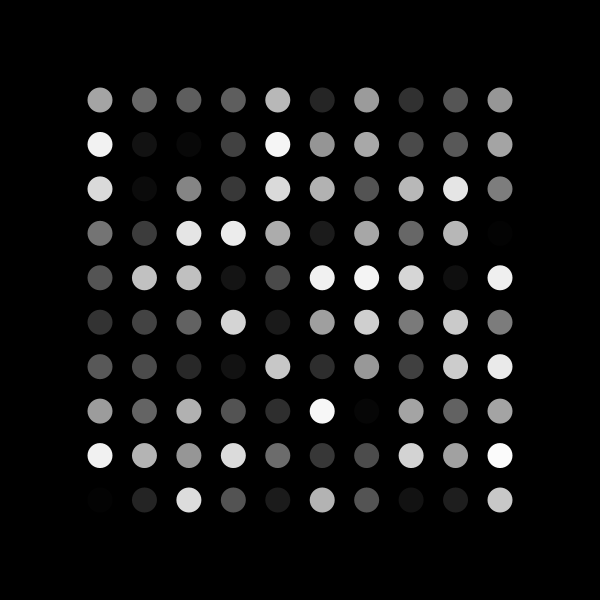
Frame 1 (no input)
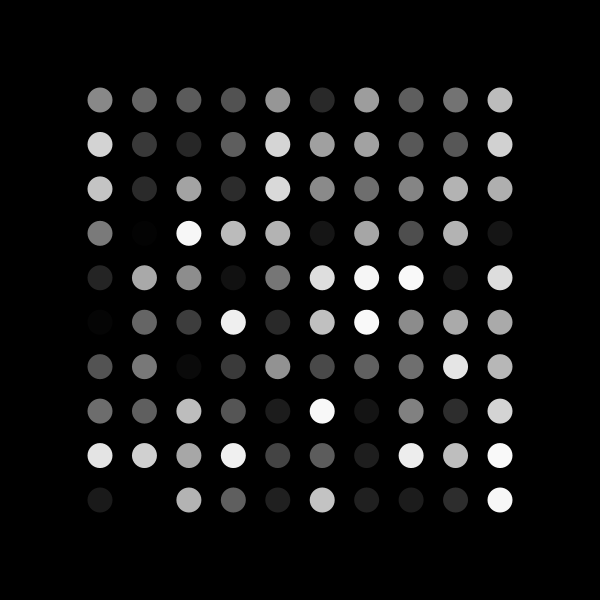
Frame 60 (the mouse pressed at the canvas centre just before this capture)
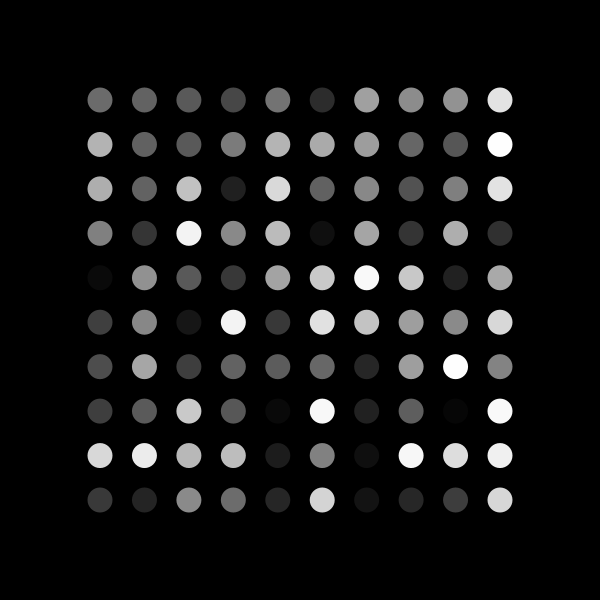
Frame 120 (the mouse held since frame 60 and released just before this capture)

The Processing sketch that drew these frames (run headless with seeded random() and noise(); from frame 60 on, the mouse is pressed at the canvas centre):

// Processing sketch: sketch_8
// ── sketch_8.pde
// this program draws a line of ellipses to the
// screen that change their color over time.
// replace the 1 dimensional array with a 
// 2 dimensional array and draw it to the screen
// as shown in the example gif. Everything already 
// works, all you have to do is add a dimension.

int cols = 10;
int rows = 10;

float[][] x = new float[cols][rows];
float[][] y = new float[cols][rows];
float[][] col = new float[cols][rows];
float[][] rate = new float[cols][rows];

void setup() {
  size(600, 600);
  for (int i = 0; i < cols; i++) {
    for (int j = 0; j < rows; j++) {
      x[i][j] = map(i, 0, cols - 1, 100, 500);
      y[i][j] = map(j, 0, cols - 1, 100, 500);
      col[i][j] = random(255);
      rate[i][j] = random(-1, 1);
    }
  }
}

void draw() {
  background(0);
  for (int i = 0; i < cols; i++) {
    for (int j = 0; j < rows; j++) {
      if (col[i][j] > 255 || col[i][j] < 0) {
        rate[i][j] *= -1;
      }

      col[i][j] += rate[i][j];

      noStroke();
      fill(col[i][j]);
      ellipse(x[i][j], y[i][j], 25, 25);
    }
  }
}
